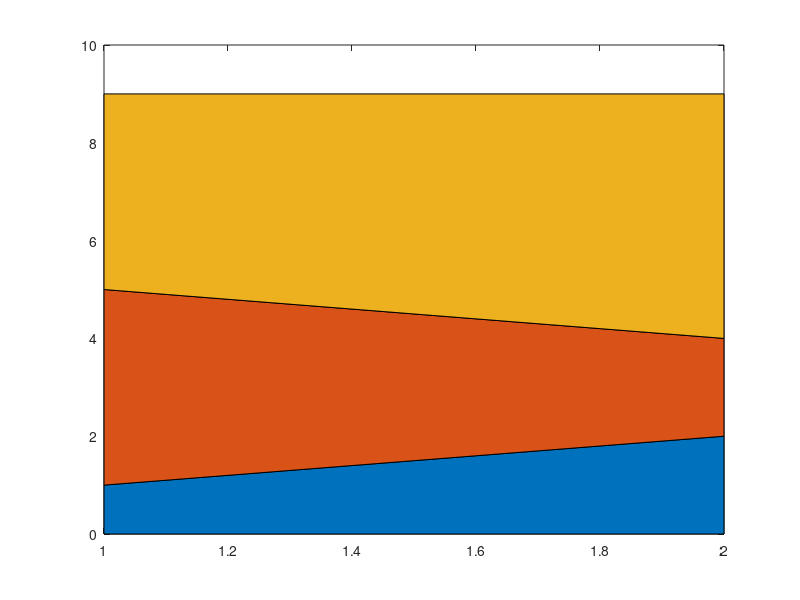

The MATLAB script that drew this image: (Note: this script raises an error after producing the figure.)
%exercise 1a 

% Open the file
file = fopen('vertin.txt', 'r');
% Read data and Store the vertex coordinates in a matrix X
X = fscanf(file, '%f %f', [2, 3])
% Close file
fclose(file);

%exercise 1b

% Calculate the area
A = area(X);
disp(['Area A = ', num2str(A)]);

% Calculate the centroid
Xc = centroid(X);
disp(['Centroid Xc = ' , mat2str(Xc)]);

%exercise 1c

% Rotation angle
phi = pi / 4; 

% Calling matrotate function
Xrotated = matrotate(X, phi);

% Display the rotated matrix
disp('Rotated matrix = ');
disp(Xrotated);

%exercise 1d

figure;
hold on;

% Plot the initial triangle
plot([X(1, :) X(1,1)], [X(2, :) X(2,1)], '-o', 'DisplayName', 'Original Triangle');

% Plot the rotated triangle
plot([Xrotated(1, :) Xrotated(1,1)], [Xrotated(2, :) Xrotated(2,1)], '-x', 'DisplayName', 'Rotated Triangle');

% labels and legend
xlabel('X coordinates');
ylabel('Y coordiinates');
title('Original and Rotated Triangles');
legend('Location', 'best');
hold off;


%exercise 1e

% Open the file for writing
file = fopen('rotvert.txt', 'w');

% Write the rotated coordinates to the file 
for i = 1:size(Xrotated, 2)
    fprintf(file, '%.6f %.6f\n', Xrotated(1, i), Xrotated(2, i));
end

% Close the file
fclose(file);






